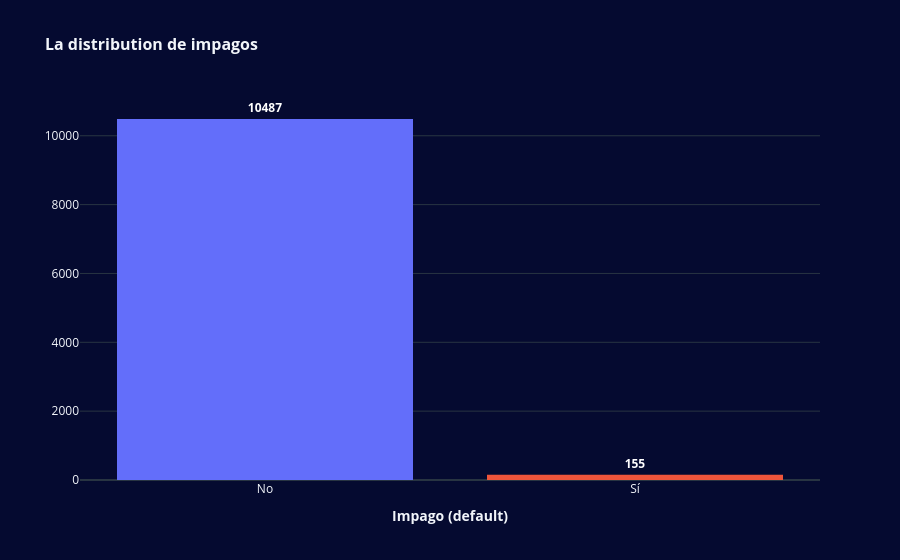

The notebook cell this image was saved under:
### Code cell
df_plot = df.copy()
df_plot['default_label'] = df_plot['default'].map({0: 'No', 1: 'Sí'})

fig = px.histogram(
    df_plot, 
    x='default_label', 
    title='La distribution de impagos',
    labels={'default_label': 'Impago (default)', 'count': 'Número de clientes'},
    category_orders={'default_label': ['No', 'Sí']},
    color='default_label',
    color_discrete_sequence=['#636EFA', '#EF553B']
)

fig.update_layout(
    title_font=dict(size=16, weight='bold'),
    xaxis_title_font=dict(size=14, weight='bold'),
    yaxis_title_font=dict(size=14, weight='bold'),
    xaxis_tickfont=dict(size=12),
    yaxis_tickfont=dict(size=12),
    xaxis_tickvals=[0, 1],
    xaxis_ticktext=['No', 'Sí'], 
    showlegend=False,
    yaxis=dict(
        title='', 
        tickformat='d' 
    )
)

fig.update_traces(
    texttemplate='%{y}', 
    textposition='outside', 
    textfont=dict(size=12, weight='bold', color='white') 
)

fig.show()

### Figure 1 — Plotly figure (JSON) as saved in the notebook; plotly's stock layout.template omitted (floating-point values rounded to 4 significant figures; data arrays with more than 128 entries replaced by an {"elided": "..."} marker saying what was removed)
{"data": [{"bingroup": "x", "hovertemplate": "Impago (default)=%{x}<br>count=%{y}<extra></extra>", "legendgroup": "No", "marker": {"color": "#636EFA", "pattern": {"shape": ""}}, "name": "No", "orientation": "v", "showlegend": true, "textfont": {"color": "white", "size": 12, "weight": "bold"}, "textposition": "outside", "texttemplate": "%{y}", "type": "histogram", "x": {"elided": "10487 str values"}, "xaxis": "x", "yaxis": "y"}, {"bingroup": "x", "hovertemplate": "Impago (default)=%{x}<br>count=%{y}<extra></extra>", "legendgroup": "Sí", "marker": {"color": "#EF553B", "pattern": {"shape": ""}}, "name": "Sí", "orientation": "v", "showlegend": true, "textfont": {"color": "white", "size": 12, "weight": "bold"}, "textposition": "outside", "texttemplate": "%{y}", "type": "histogram", "x": {"elided": "155 str values"}, "xaxis": "x", "yaxis": "y"}], "layout": {"barmode": "relative", "legend": {"title": {"text": "Impago (default)"}, "tracegroupgap": 0}, "showlegend": false, "title": {"font": {"size": 16, "weight": "bold"}, "text": "La distribution de impagos"}, "xaxis": {"anchor": "y", "categoryarray": ["No", "Sí"], "categoryorder": "array", "domain": [0, 1], "tickfont": {"size": 12}, "ticktext": ["No", "Sí"], "tickvals": [0, 1], "title": {"font": {"size": 14, "weight": "bold"}, "text": "Impago (default)"}}, "yaxis": {"anchor": "x", "domain": [0, 1], "tickfont": {"size": 12}, "tickformat": "d", "title": {"text": ""}}}}
